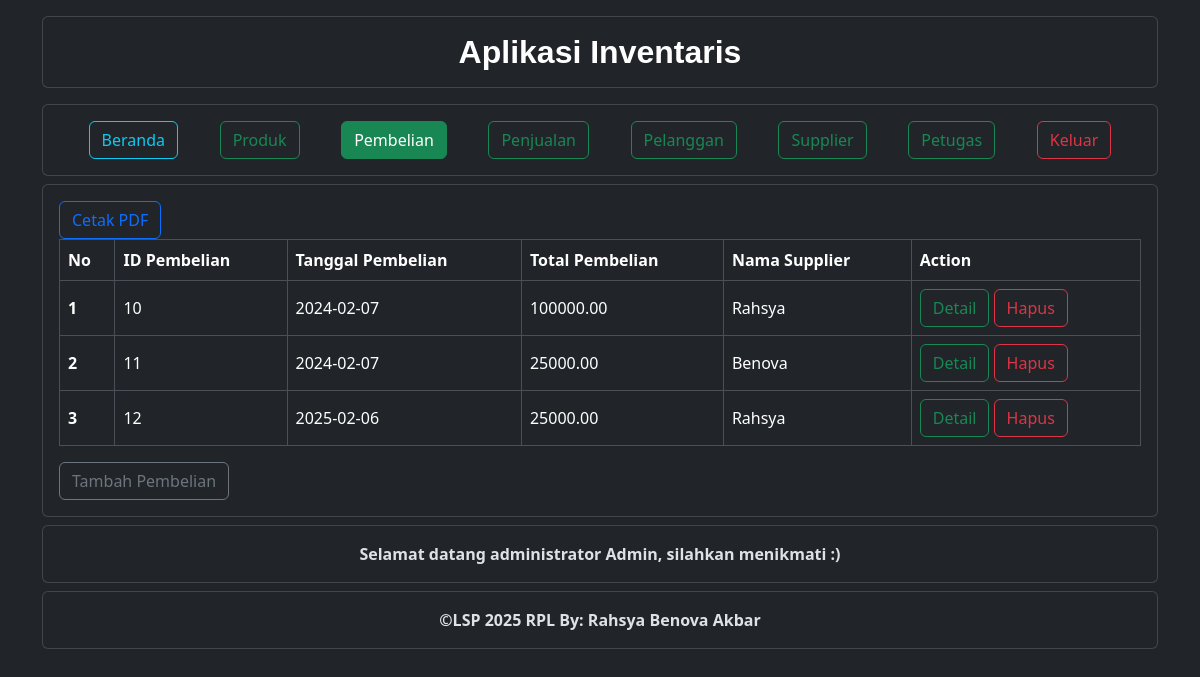
The app's page /pembelian/data_pembelian.php (signed in), older data.
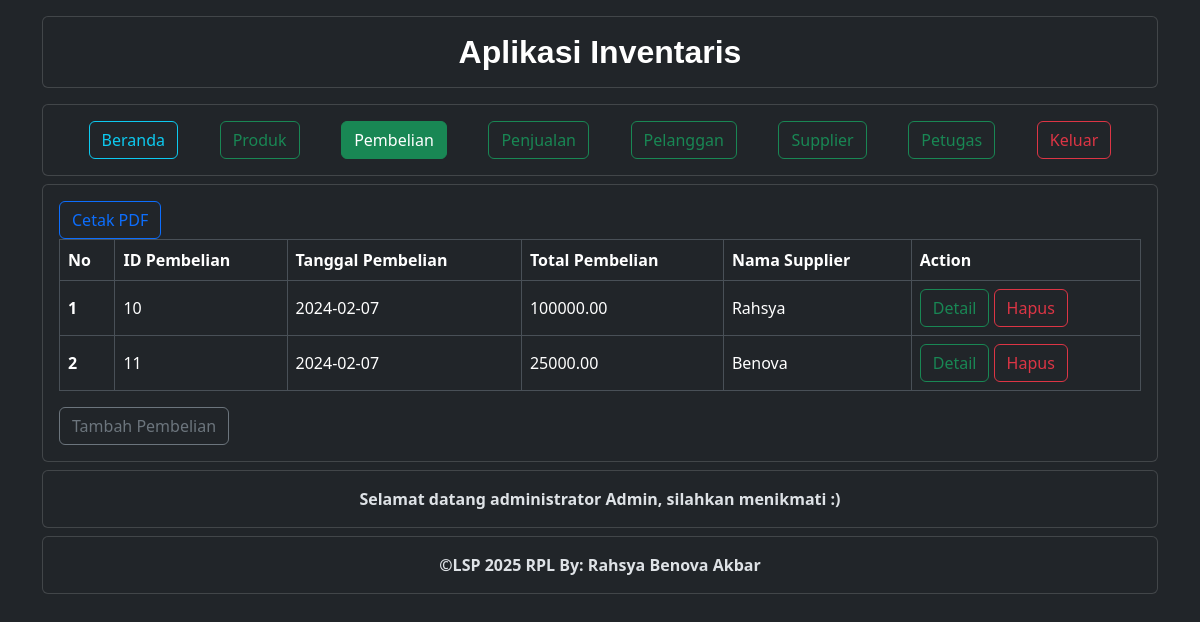
The same page, newer data.
### tables this page shows
CREATE TABLE `pembelian` (
  `PembelianID` int(11) NOT NULL,
  `TanggalPembelian` date NOT NULL,
  `TotalHarga` decimal(15,2) NOT NULL,
  `SupplierID` int(11) NOT NULL
);

CREATE TABLE `supplier` (
  `SupplierID` int(11) NOT NULL,
  `NamaSupplier` varchar(255) NOT NULL,
  `Alamat` text NOT NULL,
  `NomorTelepon` varchar(20) NOT NULL
);

### pembelian/data_pembelian.php (the view, shortened to what this page needs)
<?php
include("../nav/header.php");
include("../nav/navbar.php");
?>
<div class="container ">
    <div class="card mt-2">
        <div class="card-body">
            <a href="cetak_pembelian.php" class="btn btn-outline-primary">Cetak PDF</a>
            <table class="table table-bordered table-responsive align-midle">
                <thead>
                    <tr>
                        <th>No</th>
                        <th>ID&nbsp;Pembelian</th>
                        <th>Tanggal&nbsp;Pembelian</th>
                        <th>Total&nbsp;Pembelian</th>
                        <th>Nama&nbsp;Supplier</th>
                        <th>Action</th>
                    </tr>
                </thead>
                <tbody class="align-middle">
                    <?php
                    $data = mysqli_query($koneksi, "SELECT * FROM pembelian");
                    $no = 0;
                    while ($row = mysqli_fetch_array($data)) {
                        $no++;
                    ?>
                        <tr>
                            <th><?php echo $no; ?></th>
                            <td><?php echo $row['PembelianID']; ?></td>
                            <td><?php echo $row['TanggalPembelian']; ?></td>
                            <td><?php echo $row['TotalHarga']; ?></td>
                            <td>
                                <?php $SupplierID = $row['SupplierID'];
                                $query_Supplier =  "SELECT * FROM Supplier WHERE SupplierID = '$SupplierID'";
                                $result_Supplier = mysqli_query($koneksi, $query_Supplier);
                                if ($result_Supplier) {
                                    $nama_Supplier = mysqli_fetch_assoc($result_Supplier);
                                    echo $nama_Supplier['NamaSupplier'];
                                } else {
                                    echo "<script>alert('Data petugas tidak ditemukan!' $koneksi->$error)</script>";
                                }
                                ?>
                            </td>
                            <td>
                                <a href="detail_Pembelian.php?id=<?php echo $row['PembelianID']; ?>" class="btn btn-outline-success">Detail</a>
                                <a href="hapus_Pembelian.php?id=<?php echo $row['PembelianID']; ?>" class="btn btn-outline-danger mt-3 mt-lg-0">Hapus</a>
                            </td>
                        </tr>
                    <?php
                    }
                    ?>
                </tbody>
            </table>
            <a href="tambah_pembelian.php" class="btn btn-outline-secondary">Tambah Pembelian</a>
        </div>
    </div>
</div>
<?php
include("../nav/footer.php");
?>

Row changes from the older to the newer data that the page shows:
removed pembelian: PembelianID "12", TanggalPembelian "2025-02-06", TotalHarga "25000.00", SupplierID.NamaSupplier "Rahsya"
